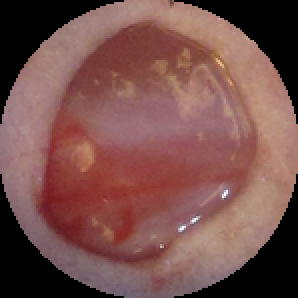
#> input picture data/MouseData/train/0/Day 0_Y8-2-L.png, 149 x 149 px, found by its file name (shown 2 times larger)
$ python kclusteronalot.py
#> lines starting #> are read from the running program, lines starting #| are printed output that depends on the picture
import os
import numpy as np
from PIL import Image
from sklearn.cluster import KMeans
import matplotlib.pyplot as plt
import matplotlib.patches as patches

# Directory containing images
image_dir = '/Users/bearcbass/RL4Wound/data/MouseData/train/0'
image_paths = [
    '/Users/bearcbass/RL4Wound/data/MouseData/train/0/Day 0_Y8-2-L.png',
    '/Users/bearcbass/RL4Wound/data/MouseData/train/1/Day 1_Y8-2-L.png',
    '/Users/bearcbass/RL4Wound/data/MouseData/train/2/Day 2_Y8-2-L.png',
    '/Users/bearcbass/RL4Wound/data/MouseData/train/3/Day 3_Y8-2-L.png',
    '/Users/bearcbass/RL4Wound/data/MouseData/train/4/Day 4_Y8-2-L.png',
    '/Users/bearcbass/RL4Wound/data/MouseData/train/5/Day 5_Y8-2-L.png',
    '/Users/bearcbass/RL4Wound/data/MouseData/train/6/Day 6_Y8-2-L.png',
    '/Users/bearcbass/RL4Wound/data/MouseData/train/7/Day 7_Y8-2-L.png',
    '/Users/bearcbass/RL4Wound/data/MouseData/train/8/Day 8_Y8-2-L.png',
    '/Users/bearcbass/RL4Wound/data/MouseData/train/9/Day 9_Y8-2-L.png',
    '/Users/bearcbass/RL4Wound/data/MouseData/train/10/Day 10_Y8-2-L.png',
    '/Users/bearcbass/RL4Wound/data/MouseData/train/11/Day 11_Y8-2-L.png',
    '/Users/bearcbass/RL4Wound/data/MouseData/train/12/Day 12_Y8-2-L.png',
    '/Users/bearcbass/RL4Wound/data/MouseData/train/13/Day 13_Y8-2-L.png',
    '/Users/bearcbass/RL4Wound/data/MouseData/train/14/Day 14_Y8-2-L.png',
    '/Users/bearcbass/RL4Wound/data/MouseData/train/15/Day 15_Y8-2-L.png'
]


# Number of clusters
n_clusters = 3

# Define colors for each cluster
cluster_colors = {
    0: [255, 105, 180],   # Pink
    1: [0, 255, 0],       # Green
    2: [128, 0, 128]      # Purple
}

# Function to apply K-Means clustering to an image and assign specific colors to clusters
def apply_kmeans(image_path, n_clusters, cluster_colors):
    # Load image
#> called with n_clusters = 3
    img = Image.open(image_path)
#> img is the input picture: PIL image 149x149 RGB; mean R, G, B 119.7, 80, 76.2
    img = img.convert('RGB')  # Ensure image is in RGB mode

    # Convert image to numpy array
    img_array = np.array(img)
    img_array_flat = img_array.reshape(-1, 3)  # Flatten to (n_pixels, 3)

    # Apply K-Means clustering
    kmeans = KMeans(n_clusters=n_clusters, random_state=0)
    labels = kmeans.fit_predict(img_array_flat)

    cluster_means = []
    for i in range(n_clusters):
        cluster_pixels = img_array_flat[labels == i]
        avg_intensity = np.mean(cluster_pixels)
        cluster_means.append(avg_intensity)
#> this loop made 3 passes
#> avg_intensity on passes 1 to 3: 93.4, 0, 134.2
#> after the loop, cluster_means = [93.4, 0, 134.2]

    sorted_clusters = np.argsort(cluster_means)
#> sorted_clusters = [1, 0, 2]

    new_labels = np.zeros_like(labels)
    for i, cluster in enumerate(sorted_clusters):
        new_labels[labels == cluster] = i
#> this loop made 3 passes
#> cluster on passes 1 to 3: 1, 0, 2

    reordered_clustered_img_array_flat = np.array([cluster_colors[label] for label in new_labels])
    clustered_img_array = reordered_clustered_img_array_flat.reshape(img_array.shape)
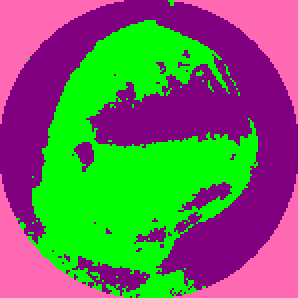
#> clustered_img_array: shape (149, 149, 3) int64 (shown 2 times larger); mean R, G, B 107.5, 114, 92.2

    wound_cluster = 1 # assuming this is the wound
    wound_area = np.sum(new_labels == wound_cluster)
#> wound_area = 8058

    return img, clustered_img_array, wound_area

# Plot images with legends
def plot_images_with_legend(original_images, clustered_images, titles, cluster_colors):
    n_images = len(original_images)
    fig, axes = plt.subplots(n_images, 2, figsize=(10, 5 * n_images))

    for i in range(n_images):
        ax1, ax2 = axes[i]

        # Plot original image
        ax1.imshow(original_images[i])
        ax1.set_title(f'Original Image\n{titles[i]}')
        ax1.axis('off')

        # Plot clustered image
        ax2.imshow(clustered_images[i])
        ax2.set_title('Clustered Image')
        ax2.axis('off')

        # Create legend
        handles = [patches.Patch(color=np.array(cluster_colors[j])/255, label=f'Cluster {j}') for j in cluster_colors]
        ax2.legend(handles=handles, loc='upper right')

    plt.show()

# Process and plot images
original_images = []
clustered_images = []
titles = []


for image_path in image_paths:
    original_img, clustered_image, _ = apply_kmeans(image_path, n_clusters, cluster_colors)
    original_images.append(original_img)
    clustered_images.append(clustered_image)
    titles.append(os.path.basename(image_path))  # Extract file name for title
#> pass 2 of the loop `for image_path in image_paths:`:
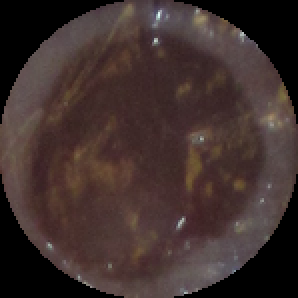
#> input picture data/MouseData/train/1/Day 1_Y8-2-L.png, 149 x 149 px, found by its file name (shown 2 times larger)
#> in apply_kmeans, img is the input picture: PIL image 149x149 RGB; mean R, G, B 63.5, 47.8, 45.3
#> the loop in apply_kmeans (call 2), `for i in range(n_clusters):` made 3 passes
#> avg_intensity on passes 1 to 3: 55.21, 0, 82.09
#> after the loop in apply_kmeans (call 2), `for i in range(n_clusters):`: cluster_means = [55.21, 0, 82.09]
#> the loop in apply_kmeans (call 2), `for i, cluster in enumerate(sorted_clusters):` made 3 passes
#> in apply_kmeans (call 2), `clustered_img_array = reordered_clustered_img_array_flat.reshape(img_a..`:
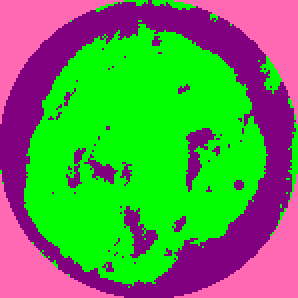
#> clustered_img_array: shape (149, 149, 3) int64 (shown 2 times larger); mean R, G, B 91.5, 145.9, 76.2
#> wound_area = 10833
#> pass 3 of the loop `for image_path in image_paths:`:
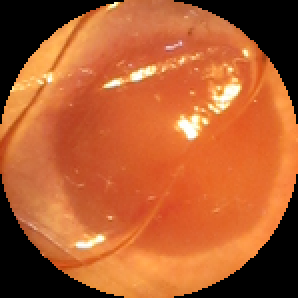
#> input picture data/MouseData/train/2/Day 2_Y8-2-L.png, 149 x 149 px, found by its file name (shown 2 times larger)
#> in apply_kmeans, img is the input picture: PIL image 149x149 RGB; mean R, G, B 176.6, 92.8, 47.5
#> the loop in apply_kmeans (call 3), `for i in range(n_clusters):` made 3 passes
#> avg_intensity on passes 1 to 3: 121.4, 0, 159.9
#> after the loop in apply_kmeans (call 3), `for i in range(n_clusters):`: cluster_means = [121.4, 0, 159.9]
#> the loop in apply_kmeans (call 3), `for i, cluster in enumerate(sorted_clusters):` made 3 passes
#> in apply_kmeans (call 3), `clustered_img_array = reordered_clustered_img_array_flat.reshape(img_a..`:
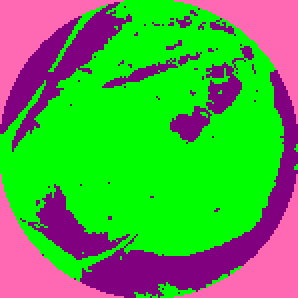
#> clustered_img_array: shape (149, 149, 3) int64 (shown 2 times larger); mean R, G, B 82.3, 164.2, 67
#> wound_area = 12428
#> (the run stopped early here; a loop or call above may not have finished)
